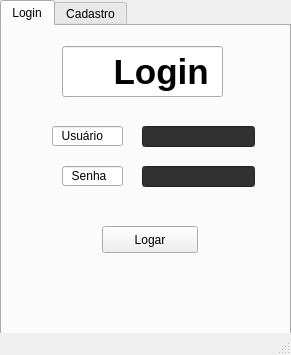
<?xml version="1.0" encoding="UTF-8"?>
<ui version="4.0">
 <class>MainWindow</class>
 <widget class="QMainWindow" name="MainWindow">
  <property name="geometry">
   <rect>
    <x>0</x>
    <y>0</y>
    <width>291</width>
    <height>355</height>
   </rect>
  </property>
  <property name="windowTitle">
   <string>Login </string>
  </property>
  <widget class="QWidget" name="centralwidget">
   <widget class="QTabWidget" name="tabWidget">
    <property name="geometry">
     <rect>
      <x>0</x>
      <y>0</y>
      <width>291</width>
      <height>351</height>
     </rect>
    </property>
    <property name="styleSheet">
     <string notr="true"/>
    </property>
    <property name="currentIndex">
     <number>0</number>
    </property>
    <widget class="QWidget" name="tab">
     <attribute name="icon">
      <iconset resource="resources_login_externo/resource.qrc">
       <normaloff>:/newPrefix/regist.png</normaloff>:/newPrefix/regist.png</iconset>
     </attribute>
     <attribute name="title">
      <string>Login</string>
     </attribute>
     <widget class="QPushButton" name="pushButton_2">
      <property name="geometry">
       <rect>
        <x>100</x>
        <y>200</y>
        <width>96</width>
        <height>27</height>
       </rect>
      </property>
      <property name="cursor">
       <cursorShape>PointingHandCursor</cursorShape>
      </property>
      <property name="text">
       <string>Logar</string>
      </property>
      <property name="icon">
       <iconset resource="resources_login_externo/resource.qrc">
        <normaloff>:/newPrefix/unnamed.png</normaloff>:/newPrefix/unnamed.png</iconset>
      </property>
     </widget>
     <widget class="QWidget" name="widget_3" native="true">
      <property name="geometry">
       <rect>
        <x>-10</x>
        <y>-10</y>
        <width>301</width>
        <height>281</height>
       </rect>
      </property>
      <property name="styleSheet">
       <string notr="true">background-image: url(:/newPrefix/blur.jpg);</string>
      </property>
      <widget class="QWidget" name="widget_4" native="true">
       <property name="geometry">
        <rect>
         <x>0</x>
         <y>0</y>
         <width>301</width>
         <height>341</height>
        </rect>
       </property>
       <property name="styleSheet">
        <string notr="true">background-image: url(:/newPrefix/kjki.jpg);</string>
       </property>
       <widget class="QLineEdit" name="lineEdit_20">
        <property name="geometry">
         <rect>
          <x>60</x>
          <y>110</y>
          <width>71</width>
          <height>20</height>
         </rect>
        </property>
        <property name="styleSheet">
         <string notr="true"/>
        </property>
        <property name="text">
         <string>  Usuário</string>
        </property>
        <property name="readOnly">
         <bool>true</bool>
        </property>
       </widget>
       <widget class="QLineEdit" name="lineEdit_21">
        <property name="geometry">
         <rect>
          <x>70</x>
          <y>150</y>
          <width>61</width>
          <height>20</height>
         </rect>
        </property>
        <property name="styleSheet">
         <string notr="true"/>
        </property>
        <property name="text">
         <string>  Senha</string>
        </property>
        <property name="readOnly">
         <bool>true</bool>
        </property>
       </widget>
       <widget class="QLineEdit" name="lineEdit_10">
        <property name="geometry">
         <rect>
          <x>70</x>
          <y>30</y>
          <width>161</width>
          <height>51</height>
         </rect>
        </property>
        <property name="font">
         <font>
          <pointsize>26</pointsize>
          <weight>75</weight>
          <italic>false</italic>
          <bold>true</bold>
          <underline>false</underline>
          <strikeout>false</strikeout>
         </font>
        </property>
        <property name="acceptDrops">
         <bool>true</bool>
        </property>
        <property name="autoFillBackground">
         <bool>false</bool>
        </property>
        <property name="styleSheet">
         <string notr="true"/>
        </property>
        <property name="text">
         <string>     Login</string>
        </property>
        <property name="frame">
         <bool>true</bool>
        </property>
        <property name="readOnly">
         <bool>true</bool>
        </property>
       </widget>
      </widget>
     </widget>
     <widget class="QLineEdit" name="lineEdit_11">
      <property name="geometry">
       <rect>
        <x>140</x>
        <y>100</y>
        <width>113</width>
        <height>21</height>
       </rect>
      </property>
      <property name="styleSheet">
       <string notr="true">background-color: rgb(49, 49, 49);</string>
      </property>
     </widget>
     <widget class="QLineEdit" name="lineEdit_12">
      <property name="geometry">
       <rect>
        <x>140</x>
        <y>140</y>
        <width>113</width>
        <height>21</height>
       </rect>
      </property>
      <property name="styleSheet">
       <string notr="true">background-color: rgb(49, 49, 49);</string>
      </property>
      <property name="echoMode">
       <enum>QLineEdit::Password</enum>
      </property>
     </widget>
     <zorder>widget_3</zorder>
     <zorder>pushButton_2</zorder>
     <zorder>lineEdit_11</zorder>
     <zorder>lineEdit_12</zorder>
    </widget>
    <widget class="QWidget" name="tab_2">
     <attribute name="icon">
      <iconset resource="resources_login_externo/resource.qrc">
       <normaloff>:/newPrefix/peno.png</normaloff>:/newPrefix/peno.png</iconset>
     </attribute>
     <attribute name="title">
      <string>Cadastro</string>
     </attribute>
     <widget class="QLineEdit" name="lineEdit_3">
      <property name="geometry">
       <rect>
        <x>140</x>
        <y>140</y>
        <width>113</width>
        <height>21</height>
       </rect>
      </property>
      <property name="styleSheet">
       <string notr="true">background-color: rgb(49, 49, 49);</string>
      </property>
      <property name="echoMode">
       <enum>QLineEdit::Password</enum>
      </property>
     </widget>
     <widget class="QLineEdit" name="lineEdit_4">
      <property name="geometry">
       <rect>
        <x>140</x>
        <y>100</y>
        <width>113</width>
        <height>21</height>
       </rect>
      </property>
      <property name="styleSheet">
       <string notr="true">background-color: rgb(49, 49, 49);</string>
      </property>
     </widget>
     <widget class="QLineEdit" name="lineEdit_5">
      <property name="geometry">
       <rect>
        <x>140</x>
        <y>180</y>
        <width>113</width>
        <height>21</height>
       </rect>
      </property>
      <property name="styleSheet">
       <string notr="true">background-color: rgb(49, 49, 49);</string>
      </property>
      <property name="echoMode">
       <enum>QLineEdit::Password</enum>
      </property>
     </widget>
     <widget class="QPushButton" name="pushButton">
      <property name="geometry">
       <rect>
        <x>90</x>
        <y>220</y>
        <width>111</width>
        <height>27</height>
       </rect>
      </property>
      <property name="cursor">
       <cursorShape>PointingHandCursor</cursorShape>
      </property>
      <property name="text">
       <string>Cadastrar</string>
      </property>
      <property name="icon">
       <iconset resource="resources_login_externo/resource.qrc">
        <normaloff>:/newPrefix/newuser.png</normaloff>:/newPrefix/newuser.png</iconset>
      </property>
     </widget>
     <widget class="QWidget" name="widget_2" native="true">
      <property name="geometry">
       <rect>
        <x>-10</x>
        <y>0</y>
        <width>301</width>
        <height>341</height>
       </rect>
      </property>
      <property name="styleSheet">
       <string notr="true">background-image: url(:/newPrefix/kjki.jpg);</string>
      </property>
      <widget class="QLineEdit" name="lineEdit_6">
       <property name="geometry">
        <rect>
         <x>60</x>
         <y>20</y>
         <width>191</width>
         <height>51</height>
        </rect>
       </property>
       <property name="font">
        <font>
         <pointsize>26</pointsize>
         <weight>75</weight>
         <bold>true</bold>
        </font>
       </property>
       <property name="autoFillBackground">
        <bool>false</bool>
       </property>
       <property name="styleSheet">
        <string notr="true"/>
       </property>
       <property name="text">
        <string>   Cadastro</string>
       </property>
       <property name="frame">
        <bool>false</bool>
       </property>
       <property name="readOnly">
        <bool>true</bool>
       </property>
      </widget>
      <widget class="QLineEdit" name="lineEdit_7">
       <property name="geometry">
        <rect>
         <x>60</x>
         <y>100</y>
         <width>71</width>
         <height>20</height>
        </rect>
       </property>
       <property name="styleSheet">
        <string notr="true">background-color: rgb(0, 0, 68);</string>
       </property>
       <property name="text">
        <string>  Usuário</string>
       </property>
       <property name="readOnly">
        <bool>true</bool>
       </property>
      </widget>
      <widget class="QLineEdit" name="lineEdit_8">
       <property name="geometry">
        <rect>
         <x>70</x>
         <y>140</y>
         <width>61</width>
         <height>20</height>
        </rect>
       </property>
       <property name="text">
        <string>  Senha</string>
       </property>
       <property name="readOnly">
        <bool>true</bool>
       </property>
      </widget>
      <widget class="QLineEdit" name="lineEdit_9">
       <property name="geometry">
        <rect>
         <x>20</x>
         <y>180</y>
         <width>111</width>
         <height>20</height>
        </rect>
       </property>
       <property name="text">
        <string> Repetir Senha</string>
       </property>
       <property name="readOnly">
        <bool>true</bool>
       </property>
      </widget>
     </widget>
     <zorder>widget_2</zorder>
     <zorder>lineEdit_3</zorder>
     <zorder>lineEdit_4</zorder>
     <zorder>lineEdit_5</zorder>
     <zorder>pushButton</zorder>
    </widget>
   </widget>
  </widget>
  <widget class="QStatusBar" name="statusbar"/>
 </widget>
 <resources>
  <include location="resources_login_externo/resource.qrc"/>
 </resources>
 <connections/>
</ui>
